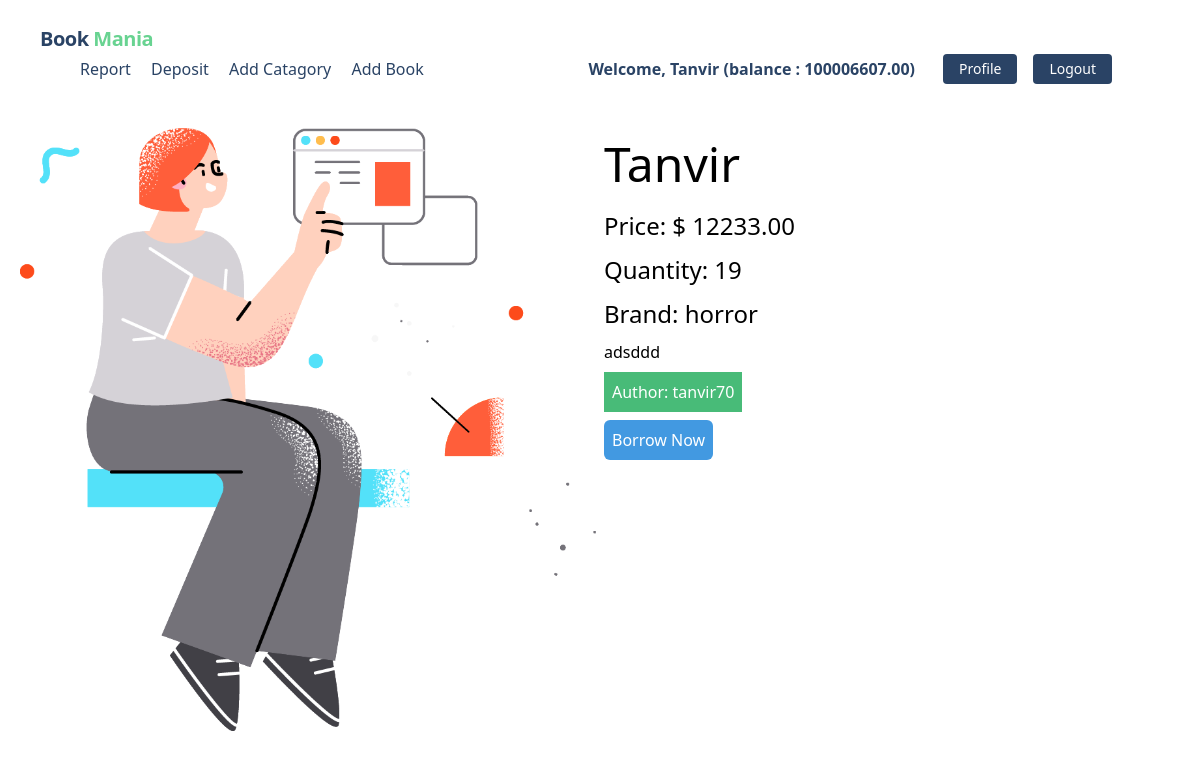
The app's page /details/1 (signed in) with its own data.
### author/models.py (models this page shows, shortened)
class UserAccount(models.Model):
    user = models.OneToOneField(User, related_name='account', on_delete=models.CASCADE)
    balance = models.DecimalField(default=0,max_digits=12,decimal_places=2)

### book/models.py (models this page shows)
class book(models.Model):
    image=models.ImageField(upload_to='book/images/',blank=True,null=True)
    name = models.CharField(max_length=100)
    price=models.DecimalField(default=0,max_digits=12,decimal_places=2)
    catagory= models.ForeignKey(Category,on_delete=models.CASCADE)
    quantity=models.IntegerField()
    discription=models.TextField()
    author=models.ForeignKey(User,on_delete=models.CASCADE,null=True,blank=True)

### catagory/models.py (models this page shows)
class Category(models.Model):
    name=models.CharField(max_length=100)
    slug=models.CharField(max_length=100,unique=True)
    def __str__(self):
        return self.name

### library_management/views.py (the view)
# urls.py: path('details/<int:id>',carDetails,name='bookdetails'),
def carDetails(request,id):
    data=book.objects.get(id=id)
    bookcomment=BookComment.objects.filter(book=data)
    borrows=borrow.objects.filter(user=request.user,book=data).exists()
    if request.method =='POST':
        commentForm=CommentForm(request.POST)
        if commentForm.is_valid():
            comment=commentForm.save(commit=False)
            comment.book=data
            comment.save()
            return redirect('bookdetails',id=id)
        else:
            pass
    else:
        commentForm=CommentForm()
    return render(request,'CarDtaile.html',{'data':data,'b':borrows,'form':commentForm,'allcomments':bookcomment})

### templates/CarDtaile.html (shortened to what this page needs)
{% extends 'base.html' %}
{% block body %}
<div class="flex gap-2 justify-between p-5" style="height: 100vh;">
    <div class="row row-cols-6">
        <img src="{{data.image.url}}" style="
        width: 40rem; border-radius: 2rem;
    ">
    </div>
    <div class="flex flex-col gap-2 " style="width: 40rem;">
        <h1 class="text-5xl">{{data.name}}</h1>
        <p class="text-2xl">Price: $ {{data.price}}</p>
        <p class="text-2xl">Quantity: {{data.quantity}}</p>
        <p class="text-2xl">Brand: {{data.catagory}}</p>
        <p>{{data.discription}}</p>
        <span class="text-white bg-green-500 p-2 " style="width: fit-content;">Author: {{data.author}}</span>
        <div>
            {% if b %}
            <h1>alreday buy</h1>
            {% else %}
            <form action="{% url 'borrow' data.id %}" method="post">
                <button class="text-white bg-blue-500 p-2  rounded-md" type="submit">Borrow Now</button>
            </form>
            {% endif %}
        </div>
    </div>
</div>
{% endblock %}

### templates/navber.html (shortened to what this page needs)
<nav class="flex items-center justify-between flex-wrap bg-white p-6 px-10">
    <div class="flex items-center flex-shrink-0 text-white mr-6">
        <span class="font-semibold text-xl tracking-tight text-blue-900"><a href="/">Book <span
                    class="text-green-400">Mania</span></a></span>
    </div>
    <div class="w-full block flex-grow lg:flex lg:items-center lg:w-auto px-10">
        {% if request.user.is_authenticated %}
        <div class="text-md lg:flex-grow">
            <a href="{% url 'report' %}"
                class="block mt-4 lg:inline-block lg:mt-0 text-blue-900 hover:text-red-900 hover:font-black mr-4">
                Report
            </a>
            <a href="{% url 'deposit' %}"
                class="block mt-4 lg:inline-block lg:mt-0 text-blue-900 hover:text-red-900 hover:font-black mr-4">
                Deposit
            </a>
            <a href="{% url 'category' %} "
                class="block mt-4 lg:inline-block lg:mt-0 text-blue-900 hover:text-red-900 hover:font-black mr-4">
                Add Catagory
            </a>
            <a href="{% url 'bookadd' %} "
                class="block mt-4 lg:inline-block lg:mt-0 text-blue-900 hover:text-red-900 hover:font-black mr-4">
                Add Book
            </a>
        </div>
        <div class="flex w-auto">
            <div class="text-blue-900 my-auto font-black px-5">Welcome, {{ request.user.first_name }} (balance :
                {{request.user.account.balance}}) </div>
            <a href="{% url 'profile'%} "
                class="mx-2 inline-block font-medium text-sm px-4 py-2 leading-none bg-blue-900 rounded text-white border-white hover:border-transparent hover:text-dark hover:bg-red-700 mt-4 lg:mt-0">Profile</a>
            <form action=" {%url 'logout'%}" method="post">
                <button
                    class="mx-2 inline-block font-medium text-sm px-4 py-2 leading-none bg-blue-900 rounded text-white border-white hover:border-transparent hover:text-dark hover:bg-red-700 mt-4 lg:mt-0">Logout</button>
            </form>
        </div>
        {% endif %}
    </div>
</nav>

### records on screen
book: image (picture), name "Tanvir", price "12233.00", quantity "19", catagory "horror", discription "adsddd", author "tanvir70"

### other values on screen
{{ request.user.first_name }} "Tanvir"
{{ request.user.account.balance }} "100006607.00"
